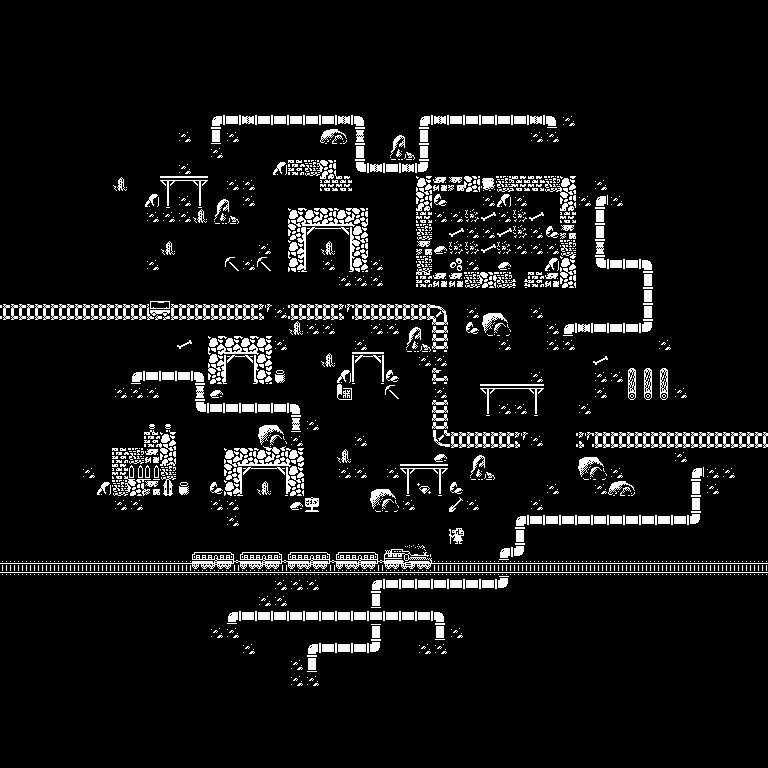

This is a level from a 2D game, rendered from its Tiled map with the project's own tilesets. A one-line summary and the complete map file follow:
An orthogonal 48x48 tile map with 16x16 px tiles, 1 tile layer (Tile Layer 1).

<map version="1.10" tiledversion="1.11.0" orientation="orthogonal" renderorder="right-down" width="48" height="48" tilewidth="16" tileheight="16" infinite="0" backgroundcolor="#000000" nextlayerid="2" nextobjectid="1">
 <editorsettings>
  <export target="map3.csv" format="csv" />
 </editorsettings>
 <tileset firstgid="1" source="tileset.tsx" />
 <layer id="1" name="Tile Layer 1" width="48" height="48">
  <data encoding="csv">
0,0,0,0,0,0,0,0,0,0,0,0,0,0,0,0,0,0,0,0,0,0,0,0,0,0,0,0,0,0,0,0,0,0,0,0,0,0,0,0,0,0,0,0,0,0,0,0,
0,0,0,0,0,0,0,0,0,0,0,0,0,0,0,0,0,0,0,0,0,0,0,0,0,0,0,0,0,0,0,0,0,0,0,0,0,0,0,0,0,0,0,0,0,0,0,0,
0,0,0,0,0,0,0,0,0,0,0,0,0,0,0,0,0,0,0,0,0,0,0,0,0,0,0,0,0,0,0,0,0,0,0,0,0,0,0,0,0,0,0,0,0,0,0,0,
0,0,0,0,0,0,0,0,0,0,0,0,0,0,0,0,0,0,0,0,0,0,0,0,0,0,0,0,0,0,0,0,0,0,0,0,0,0,0,0,0,0,0,0,0,0,0,0,
0,0,0,0,0,0,0,0,0,0,0,0,0,0,0,0,0,0,0,0,0,0,0,0,0,0,0,0,0,0,0,0,0,0,0,0,0,0,0,0,0,0,0,0,0,0,0,0,
0,0,0,0,0,0,0,0,0,0,0,0,0,0,0,0,0,0,0,0,0,0,0,0,0,0,0,0,0,0,0,0,0,0,0,0,0,0,0,0,0,0,0,0,0,0,0,0,
0,0,0,0,0,0,0,0,0,0,0,0,0,0,0,0,0,0,0,0,0,0,0,0,0,0,0,0,0,0,0,0,0,0,0,0,0,0,0,0,0,0,0,0,0,0,0,0,
0,0,0,0,0,0,0,0,0,0,0,0,0,428,429,493,429,429,429,429,429,493,430,0,0,0,428,493,429,429,429,429,429,493,430,211,0,0,0,0,0,0,0,0,0,0,0,0,
0,0,0,0,0,0,0,0,0,0,0,211,0,460,211,0,0,0,0,0,315,316,462,0,281,282,460,0,0,0,0,0,0,211,211,0,0,0,0,0,0,0,0,0,0,0,0,0,
0,0,0,0,0,0,0,0,0,0,0,0,0,211,0,0,0,0,0,0,0,0,460,0,313,314,460,0,0,0,0,0,0,0,0,0,0,0,0,0,0,0,0,0,0,0,0,0,
0,0,0,0,0,0,0,0,0,0,0,211,0,0,0,0,0,214,294,292,296,0,492,493,429,493,494,0,0,0,0,0,0,0,0,0,0,0,0,0,0,0,0,0,0,0,0,0,
0,0,0,0,0,0,0,371,0,0,466,434,466,0,211,211,0,0,0,0,293,293,0,0,0,0,297,513,514,296,515,292,293,293,292,297,0,211,0,0,0,0,0,0,0,0,0,0,
0,0,0,0,0,0,0,0,0,214,498,211,498,281,282,211,0,0,0,0,0,0,0,0,0,0,296,213,0,0,211,214,211,0,0,296,211,428,211,0,0,0,0,0,0,0,0,0,
0,0,0,0,0,0,0,0,0,211,211,211,371,313,314,0,0,0,297,297,296,297,296,0,0,0,293,211,211,168,171,211,168,171,0,293,0,460,0,0,0,0,0,0,0,0,0,0,
0,0,0,0,0,0,0,0,0,0,0,0,0,0,0,0,0,0,296,433,434,435,297,0,0,0,292,0,171,211,211,171,168,211,213,514,0,460,0,0,0,0,0,0,0,0,0,0,
0,0,0,0,0,0,0,0,0,0,371,0,0,0,0,0,211,0,297,465,371,467,296,0,0,0,514,212,168,168,171,168,211,211,211,292,0,462,0,0,0,0,0,0,0,0,0,0,
0,0,0,0,0,0,0,0,0,211,0,0,0,0,334,211,334,0,297,497,211,499,297,211,0,0,292,0,215,211,0,212,0,0,214,297,0,492,429,429,430,0,0,0,0,0,0,0,
0,0,0,0,0,0,0,0,0,0,0,0,0,0,0,0,0,0,0,0,0,211,211,211,0,0,294,513,513,292,296,292,366,294,513,296,0,0,0,0,460,0,0,0,0,0,0,0,
0,0,0,0,0,0,0,0,0,277,278,0,0,0,0,0,0,0,0,0,0,0,0,0,0,0,0,0,0,0,0,0,0,0,0,0,0,0,0,0,460,0,0,0,0,0,0,0,
304,304,304,304,304,304,304,304,304,309,310,304,304,304,304,304,306,211,304,304,304,306,304,304,304,304,304,273,0,211,279,280,0,211,0,0,0,0,0,0,460,0,0,0,0,0,0,0,
0,0,0,0,0,0,0,0,0,0,0,0,0,0,0,0,0,0,371,211,211,0,0,211,211,281,282,272,0,213,311,312,0,0,211,428,493,429,429,429,494,0,0,0,0,0,0,0,
0,0,0,0,0,0,0,0,0,0,0,171,0,297,297,297,297,211,0,0,0,0,211,0,0,313,314,272,0,0,0,211,0,0,211,211,0,0,0,0,0,211,0,0,0,0,0,0,
0,0,0,0,0,0,0,0,0,0,0,0,0,297,433,435,297,0,0,0,371,0,433,435,0,0,211,211,0,0,0,0,0,0,0,0,0,171,0,0,0,0,0,0,0,0,0,0,
0,0,0,0,0,0,0,0,428,429,429,429,430,296,497,499,297,333,0,0,0,214,497,499,213,0,0,307,0,0,0,0,0,211,0,0,0,211,211,219,219,219,0,0,0,0,0,0,
0,0,0,0,0,0,0,211,211,211,0,0,462,212,0,0,0,0,0,0,0,332,0,0,334,0,0,211,0,0,466,434,434,466,0,0,0,211,0,251,251,251,211,0,0,0,0,0,
0,0,0,0,0,0,0,0,0,0,0,0,492,429,429,429,429,429,430,0,0,0,0,0,0,0,0,272,0,0,498,211,211,498,0,0,211,0,0,0,0,0,0,0,0,0,0,0,
0,0,0,0,0,0,0,0,0,615,615,0,0,0,0,0,279,280,462,211,0,0,0,0,0,0,0,272,0,0,0,0,0,0,0,0,0,0,0,0,0,0,0,0,0,0,0,0,
0,0,0,0,0,0,0,0,0,294,297,0,0,0,0,0,311,312,211,0,0,0,211,0,0,0,0,303,304,304,304,304,306,211,0,0,306,304,304,304,304,304,304,304,304,304,304,304,
0,0,0,0,0,0,0,294,292,513,296,0,0,0,297,296,297,296,297,0,0,371,0,0,0,0,0,212,0,281,282,0,0,0,0,0,279,280,0,0,0,0,211,0,0,0,0,0,
0,0,0,0,0,211,0,293,266,266,292,0,0,0,296,433,434,435,297,0,0,211,211,0,211,466,434,466,0,313,314,0,0,0,0,0,311,312,211,0,0,0,0,428,211,211,0,0,
0,0,0,0,0,0,214,292,296,514,262,333,0,213,297,497,371,499,296,0,0,0,0,279,280,498,337,498,213,0,0,0,0,0,211,0,0,211,315,316,0,0,0,460,211,0,0,0,
0,0,0,0,0,0,0,211,211,0,0,0,0,211,211,0,0,0,212,161,0,0,0,311,312,211,0,0,372,211,0,0,0,211,0,0,0,0,0,0,0,0,0,460,0,0,0,0,
0,0,0,0,0,0,0,0,0,0,0,0,0,0,211,0,0,0,0,0,0,0,0,0,0,0,0,0,0,0,0,0,428,429,429,429,429,429,429,429,429,429,429,494,0,0,0,0,
0,0,0,0,0,0,0,0,0,0,0,0,0,0,0,0,0,0,0,0,0,0,0,0,0,0,0,0,1,0,0,0,460,0,0,0,0,0,0,0,0,0,0,0,0,0,0,0,
0,0,0,0,0,0,0,0,0,0,0,0,350,351,352,350,351,352,350,351,352,350,351,352,344,345,346,0,0,0,0,428,494,0,0,0,0,0,0,0,0,0,0,0,0,0,0,0,
275,275,275,275,275,275,275,275,275,275,275,275,382,383,384,382,383,384,382,383,384,382,383,384,376,377,378,275,275,275,275,275,275,275,275,275,275,275,275,275,275,275,275,275,275,275,275,275,
0,0,0,0,0,0,0,0,0,0,0,0,0,0,0,0,0,211,211,211,0,0,0,428,429,429,429,429,429,429,429,494,0,0,0,0,0,0,0,0,0,0,0,0,0,0,0,0,
0,0,0,0,0,0,0,0,0,0,0,0,0,0,0,0,211,211,0,0,0,0,0,460,0,0,0,0,0,0,0,0,0,0,0,0,0,0,0,0,0,0,0,0,0,0,0,0,
0,0,0,0,0,0,0,0,0,0,0,0,0,0,428,429,429,429,429,429,429,429,429,429,429,429,429,430,0,0,0,0,0,0,0,0,0,0,0,0,0,0,0,0,0,0,0,0,
0,0,0,0,0,0,0,0,0,0,0,0,0,211,211,0,0,0,0,0,0,0,0,460,0,0,0,460,211,0,0,0,0,0,0,0,0,0,0,0,0,0,0,0,0,0,0,0,
0,0,0,0,0,0,0,0,0,0,0,0,0,0,0,211,0,0,0,428,429,429,429,494,0,0,211,211,0,0,0,0,0,0,0,0,0,0,0,0,0,0,0,0,0,0,0,0,
0,0,0,0,0,0,0,0,0,0,0,0,0,0,0,0,0,0,211,460,0,0,0,0,0,0,0,0,0,0,0,0,0,0,0,0,0,0,0,0,0,0,0,0,0,0,0,0,
0,0,0,0,0,0,0,0,0,0,0,0,0,0,0,0,0,0,211,211,0,0,0,0,0,0,0,0,0,0,0,0,0,0,0,0,0,0,0,0,0,0,0,0,0,0,0,0,
0,0,0,0,0,0,0,0,0,0,0,0,0,0,0,0,0,0,0,0,0,0,0,0,0,0,0,0,0,0,0,0,0,0,0,0,0,0,0,0,0,0,0,0,0,0,0,0,
0,0,0,0,0,0,0,0,0,0,0,0,0,0,0,0,0,0,0,0,0,0,0,0,0,0,0,0,0,0,0,0,0,0,0,0,0,0,0,0,0,0,0,0,0,0,0,0,
0,0,0,0,0,0,0,0,0,0,0,0,0,0,0,0,0,0,0,0,0,0,0,0,0,0,0,0,0,0,0,0,0,0,0,0,0,0,0,0,0,0,0,0,0,0,0,0,
0,0,0,0,0,0,0,0,0,0,0,0,0,0,0,0,0,0,0,0,0,0,0,0,0,0,0,0,0,0,0,0,0,0,0,0,0,0,0,0,0,0,0,0,0,0,0,0,
0,0,0,0,0,0,0,0,0,0,0,0,0,0,0,0,0,0,0,0,0,0,0,0,0,0,0,0,0,0,0,0,0,0,0,0,0,0,0,0,0,0,0,0,0,0,0,0
</data>
 </layer>
</map>
